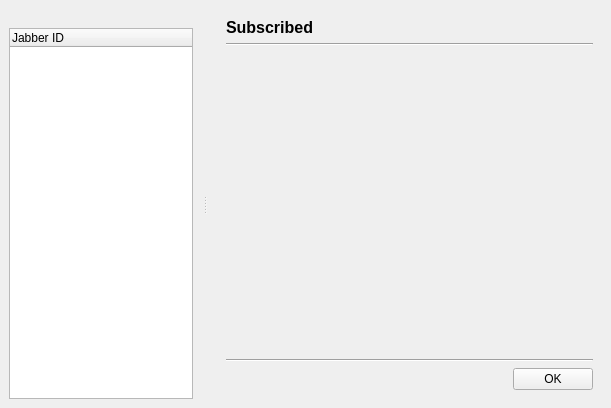
<ui version="4.0" >
 <class>groupedevents</class>
 <widget class="QMainWindow" name="groupedevents" >
  <property name="geometry" >
   <rect>
    <x>0</x>
    <y>0</y>
    <width>611</width>
    <height>408</height>
   </rect>
  </property>
  <property name="windowTitle" >
   <string>Events</string>
  </property>
  <widget class="QWidget" name="centralwidget" >
   <layout class="QGridLayout" >
    <property name="margin" >
     <number>9</number>
    </property>
    <property name="spacing" >
     <number>6</number>
    </property>
    <item row="0" column="0" >
     <widget class="QStackedWidget" name="stackedWidget" >
      <property name="currentIndex" >
       <number>1</number>
      </property>
      <widget class="QWidget" name="page" >
       <layout class="QGridLayout" >
        <property name="margin" >
         <number>9</number>
        </property>
        <property name="spacing" >
         <number>6</number>
        </property>
        <item row="1" column="0" colspan="4" >
         <widget class="Line" name="line" >
          <property name="orientation" >
           <enum>Qt::Horizontal</enum>
          </property>
         </widget>
        </item>
        <item row="0" column="0" colspan="4" >
         <widget class="QLabel" name="label" >
          <property name="text" >
           <string>&lt;html>&lt;head>&lt;meta name="qrichtext" content="1" />&lt;style type="text/css">
p, li { white-space: pre-wrap; }
&lt;/style>&lt;/head>&lt;body style=" font-family:'Sans Serif'; font-size:9pt; font-weight:400; font-style:normal; text-decoration:none;">
&lt;p style=" margin-top:0px; margin-bottom:0px; margin-left:0px; margin-right:0px; -qt-block-indent:0; text-indent:0px;">&lt;span style=" font-size:12pt; font-weight:600;">Subscriptions&lt;/span>&lt;/p>&lt;/body>&lt;/html></string>
          </property>
         </widget>
        </item>
        <item row="4" column="0" >
         <widget class="QGroupBox" name="groupBox_2" >
          <property name="title" >
           <string>Selected users</string>
          </property>
          <layout class="QVBoxLayout" >
           <property name="margin" >
            <number>9</number>
           </property>
           <property name="spacing" >
            <number>6</number>
           </property>
           <item>
            <widget class="QListWidget" name="selectedUsers" />
           </item>
          </layout>
         </widget>
        </item>
        <item row="5" column="0" colspan="4" >
         <widget class="Line" name="line_2" >
          <property name="orientation" >
           <enum>Qt::Horizontal</enum>
          </property>
         </widget>
        </item>
        <item row="6" column="0" >
         <spacer>
          <property name="orientation" >
           <enum>Qt::Horizontal</enum>
          </property>
          <property name="sizeHint" >
           <size>
            <width>201</width>
            <height>20</height>
           </size>
          </property>
         </spacer>
        </item>
        <item row="6" column="1" >
         <widget class="QPushButton" name="addContact" >
          <property name="text" >
           <string>Add</string>
          </property>
         </widget>
        </item>
        <item row="6" column="2" colspan="2" >
         <widget class="QPushButton" name="pushButton_2" >
          <property name="text" >
           <string>Cancel</string>
          </property>
         </widget>
        </item>
        <item row="2" column="0" colspan="4" >
         <widget class="QLabel" name="label_2" >
          <property name="text" >
           <string>Authorize all selected users and add them to the roster.</string>
          </property>
         </widget>
        </item>
        <item row="3" column="0" colspan="3" >
         <widget class="QGroupBox" name="groupBox" >
          <property name="title" >
           <string>Settings</string>
          </property>
          <layout class="QHBoxLayout" >
           <property name="margin" >
            <number>9</number>
           </property>
           <property name="spacing" >
            <number>6</number>
           </property>
           <item>
            <layout class="QHBoxLayout" >
             <property name="margin" >
              <number>0</number>
             </property>
             <property name="spacing" >
              <number>6</number>
             </property>
             <item>
              <layout class="QVBoxLayout" >
               <property name="margin" >
                <number>0</number>
               </property>
               <property name="spacing" >
                <number>6</number>
               </property>
               <item>
                <widget class="QLabel" name="label_6" >
                 <property name="text" >
                  <string>Nickname:</string>
                 </property>
                </widget>
               </item>
               <item>
                <widget class="QLabel" name="label_7" >
                 <property name="text" >
                  <string>Group:</string>
                 </property>
                </widget>
               </item>
              </layout>
             </item>
             <item>
              <layout class="QVBoxLayout" >
               <property name="margin" >
                <number>0</number>
               </property>
               <property name="spacing" >
                <number>6</number>
               </property>
               <item>
                <widget class="QComboBox" name="nickname" >
                 <property name="minimumSize" >
                  <size>
                   <width>200</width>
                   <height>0</height>
                  </size>
                 </property>
                 <property name="editable" >
                  <bool>true</bool>
                 </property>
                </widget>
               </item>
               <item>
                <widget class="QComboBox" name="group" >
                 <property name="editable" >
                  <bool>true</bool>
                 </property>
                </widget>
               </item>
              </layout>
             </item>
            </layout>
           </item>
          </layout>
         </widget>
        </item>
        <item row="3" column="3" >
         <spacer>
          <property name="orientation" >
           <enum>Qt::Horizontal</enum>
          </property>
          <property name="sizeHint" >
           <size>
            <width>41</width>
            <height>20</height>
           </size>
          </property>
         </spacer>
        </item>
        <item row="4" column="1" colspan="3" >
         <spacer>
          <property name="orientation" >
           <enum>Qt::Horizontal</enum>
          </property>
          <property name="sizeHint" >
           <size>
            <width>201</width>
            <height>20</height>
           </size>
          </property>
         </spacer>
        </item>
       </layout>
      </widget>
      <widget class="QWidget" name="page_2" >
       <layout class="QGridLayout" >
        <property name="margin" >
         <number>9</number>
        </property>
        <property name="spacing" >
         <number>6</number>
        </property>
        <item row="2" column="1" >
         <spacer>
          <property name="orientation" >
           <enum>Qt::Vertical</enum>
          </property>
          <property name="sizeHint" >
           <size>
            <width>20</width>
            <height>261</height>
           </size>
          </property>
         </spacer>
        </item>
        <item row="4" column="0" >
         <spacer>
          <property name="orientation" >
           <enum>Qt::Horizontal</enum>
          </property>
          <property name="sizeHint" >
           <size>
            <width>161</width>
            <height>20</height>
           </size>
          </property>
         </spacer>
        </item>
        <item row="4" column="2" >
         <widget class="QPushButton" name="ok" >
          <property name="text" >
           <string>OK</string>
          </property>
         </widget>
        </item>
        <item row="3" column="0" colspan="3" >
         <widget class="Line" name="line_4" >
          <property name="orientation" >
           <enum>Qt::Horizontal</enum>
          </property>
         </widget>
        </item>
        <item row="1" column="0" colspan="3" >
         <widget class="Line" name="line_3" >
          <property name="orientation" >
           <enum>Qt::Horizontal</enum>
          </property>
         </widget>
        </item>
        <item row="0" column="0" colspan="3" >
         <widget class="QLabel" name="label_8" >
          <property name="text" >
           <string>&lt;html>&lt;head>&lt;meta name="qrichtext" content="1" />&lt;style type="text/css">
p, li { white-space: pre-wrap; }
&lt;/style>&lt;/head>&lt;body style=" font-family:'Sans Serif'; font-size:9pt; font-weight:400; font-style:normal; text-decoration:none;">
&lt;p style=" margin-top:0px; margin-bottom:0px; margin-left:0px; margin-right:0px; -qt-block-indent:0; text-indent:0px;">&lt;span style=" font-size:12pt; font-weight:600;">Subscribed&lt;/span>&lt;/p>&lt;/body>&lt;/html></string>
          </property>
         </widget>
        </item>
       </layout>
      </widget>
     </widget>
    </item>
   </layout>
  </widget>
  <widget class="QDockWidget" name="dockWidget" >
   <property name="baseSize" >
    <size>
     <width>120</width>
     <height>0</height>
    </size>
   </property>
   <property name="features" >
    <set>QDockWidget::DockWidgetMovable</set>
   </property>
   <property name="allowedAreas" >
    <set>Qt::LeftDockWidgetArea</set>
   </property>
   <attribute name="dockWidgetArea" >
    <number>1</number>
   </attribute>
   <widget class="QWidget" name="dockWidgetContents" >
    <layout class="QVBoxLayout" >
     <property name="margin" >
      <number>9</number>
     </property>
     <property name="spacing" >
      <number>6</number>
     </property>
     <item>
      <widget class="QTreeWidget" name="events" >
       <property name="selectionMode" >
        <enum>QAbstractItemView::ExtendedSelection</enum>
       </property>
       <property name="rootIsDecorated" >
        <bool>false</bool>
       </property>
       <column>
        <property name="text" >
         <string>Jabber ID</string>
        </property>
       </column>
      </widget>
     </item>
    </layout>
   </widget>
  </widget>
 </widget>
 <resources/>
 <connections>
  <connection>
   <sender>pushButton_2</sender>
   <signal>clicked()</signal>
   <receiver>groupedevents</receiver>
   <slot>close()</slot>
   <hints>
    <hint type="sourcelabel" >
     <x>451</x>
     <y>357</y>
    </hint>
    <hint type="destinationlabel" >
     <x>514</x>
     <y>389</y>
    </hint>
   </hints>
  </connection>
 </connections>
</ui>
